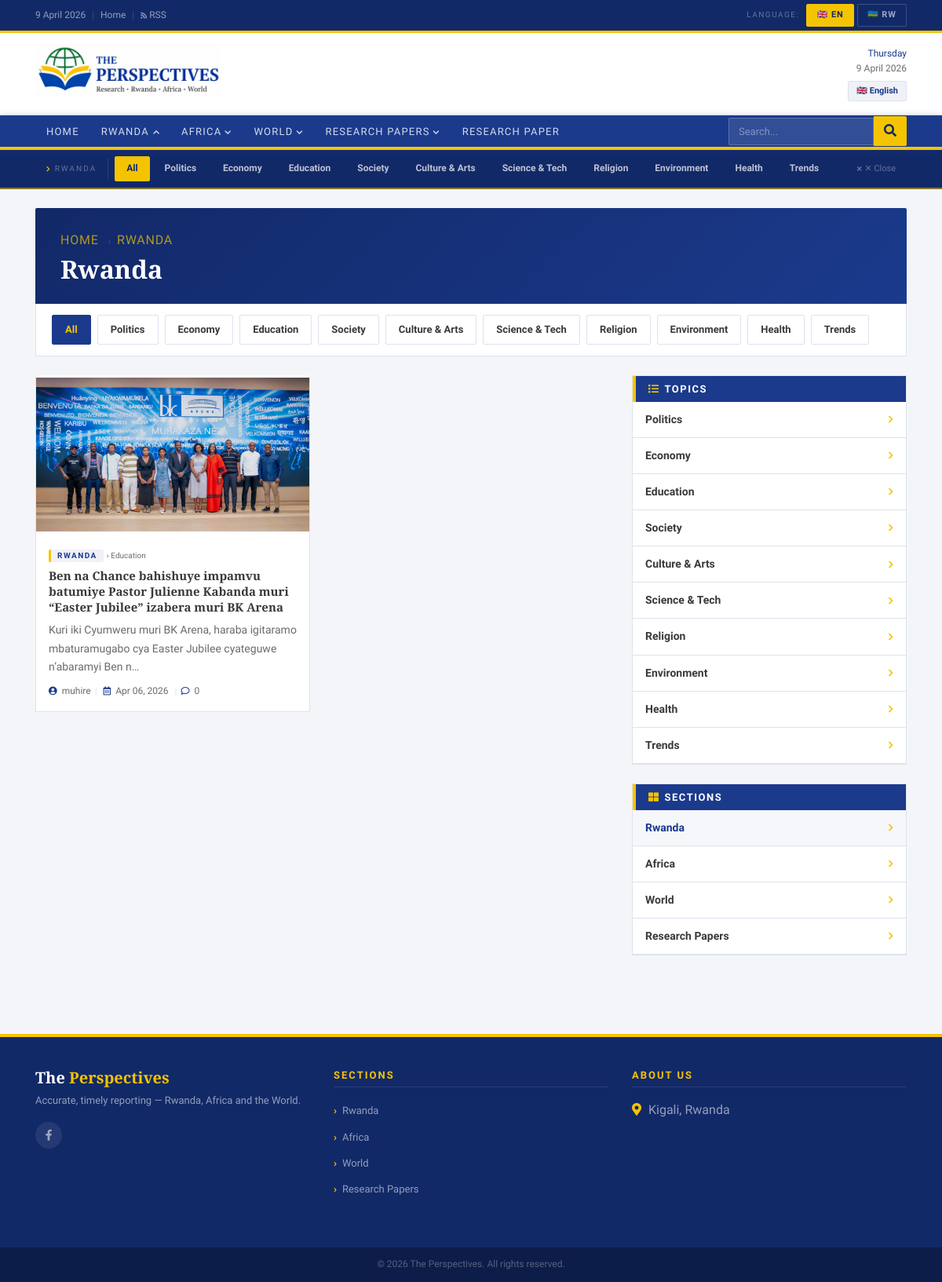
/en/category/rwanda/, run on the app's committed database.
### news/models.py (models this page shows, shortened)
class Language(models.Model):
    code        = models.CharField(max_length=10, unique=True)  # 'en' | 'rw'
    name        = models.CharField(max_length=100)              # English
    native_name = models.CharField(max_length=100)              # Ikinyarwanda
    flag_emoji  = models.CharField(max_length=10, blank=True)
    is_default  = models.BooleanField(default=False)
    is_active   = models.BooleanField(default=True)
    order       = models.IntegerField(default=0)
    class Meta:
        ordering = ['order']
        verbose_name = 'Language'
        verbose_name_plural = 'Languages'

class MainCategory(models.Model):
    language = models.ForeignKey(Language, on_delete=models.CASCADE,
                                 related_name='main_categories')
    name     = models.CharField(max_length=150)
    slug     = models.SlugField(max_length=150)
    order    = models.IntegerField(default=0)
    class Meta:
        ordering  = ['order']
        unique_together = ('language', 'slug')
        verbose_name        = 'Main Category'
        verbose_name_plural = 'Main Categories'
    def get_absolute_url(self):
        return reverse('news:category', kwargs={
            'lang_code': self.language.code,
            'cat_slug':  self.slug,
        })

class SubCategory(models.Model):
    language = models.ForeignKey(Language, on_delete=models.CASCADE,
                                 related_name='sub_categories')
    name     = models.CharField(max_length=150)
    slug     = models.SlugField(max_length=150)
    order    = models.IntegerField(default=0)
    class Meta:
        ordering  = ['order']
        unique_together = ('language', 'slug')
        verbose_name        = 'Sub Category'
        verbose_name_plural = 'Sub Categories'
    def get_absolute_url(self):
        return reverse('news:subcategory', kwargs={
            'lang_code': self.language.code,
            'sub_slug':  self.slug,
        })

class Article(models.Model):
    STATUS = [('draft', 'Draft'), ('published', 'Published')]
    language      = models.ForeignKey(Language, on_delete=models.CASCADE,
                                      related_name='articles')
    title         = models.CharField(max_length=300)
    slug          = models.SlugField(max_length=300, unique=True)
    main_category = models.ForeignKey(MainCategory, on_delete=models.SET_NULL,
                                      null=True, blank=True, related_name='articles')
    sub_category  = models.ForeignKey(SubCategory, on_delete=models.SET_NULL,
                                      null=True, blank=True, related_name='articles')
    author        = models.ForeignKey(User, on_delete=models.SET_NULL,
                                      null=True, blank=True, related_name='articles')
    summary        = models.TextField(max_length=600, blank=True, verbose_name='Lead')
    content        = models.TextField()
    featured_image = models.ImageField(upload_to='articles/%Y/%m/', blank=True, null=True)
    image_caption  = models.CharField(max_length=250, blank=True)
    status      = models.CharField(max_length=10, choices=STATUS, default='draft')
    is_featured = models.BooleanField(default=False)
    is_trending = models.BooleanField(default=False)
    is_breaking = models.BooleanField(default=False)
    views        = models.PositiveIntegerField(default=0)
    created_at   = models.DateTimeField(auto_now_add=True)
    updated_at   = models.DateTimeField(auto_now=True)
    published_at = models.DateTimeField(null=True, blank=True)
    class Meta:
        ordering = ['-published_at', '-created_at']
    def get_absolute_url(self):
        return reverse('news:article', kwargs={
            'lang_code': self.language.code,
            'slug':      self.slug,
        })
    @property
    def comment_count(self):
        return self.comments.filter(is_approved=True).count()

class SiteSettings(models.Model):
    site_name       = models.CharField(max_length=100, default='The Perspectives')
    location        = models.CharField(max_length=100, blank=True, default='Kigali, Rwanda')
    phone          = models.CharField(max_length=20, blank=True)
    email          = models.EmailField(blank=True)
    tagline         = models.CharField(max_length=200, blank=True, default='Research · Rwanda · Africa · World')
    mooto_en         = models.CharField(max_length=300, blank=True)
    mooto_rw         = models.CharField(max_length=300, blank=True)
    facebook_url    = models.URLField(blank=True)
    twitter_url     = models.URLField(blank=True)
    whatsapp_number = models.CharField(max_length=20, blank=True)
    youtube_url    = models.URLField(blank=True)
    instagram_url   = models.URLField(blank=True)
    class Meta:
        verbose_name = verbose_name_plural = 'Site Settings'

### news/views.py (the view)
# urls.py: path('category/<slug:cat_slug>/', views.category, name='category'),
def category(request, lang_code, cat_slug):
    if lang_code not in VALID_LANGS:
        return redirect('/en/')
    lang, qs = _base(lang_code)
    cat  = get_object_or_404(MainCategory, language=lang, slug=cat_slug)
    subs = list(SubCategory.objects.filter(language=lang).order_by('order'))
    arts = list(qs.filter(main_category=cat))
    return render(request, 'news/listing.html', {
        'lang_code':  lang_code, 'lang': lang,
        'cats':       list(MainCategory.objects.filter(language=lang).order_by('order')),
        'subs':       subs,
        'articles':   arts,
        'active_cat': cat,
        'active_sub': None,
        'page_title': cat.name,
    })

### news/views.py (called while the page is built)
def _lang(lang_code):
    return get_object_or_404(Language, code=lang_code, is_active=True)

def _base(lang_code):
    lang = _lang(lang_code)
    return lang, Article.objects.filter(status='published', language=lang)\
                                .select_related('main_category', 'sub_category', 'author')

### news/templates/news/listing.html (shortened to what this page needs)
{% extends "news/base.html" %}
{% load static %}
{% block extra_head %}
<link rel="stylesheet" href="{% static 'news/css/listing.css' %}">
{% endblock %}
{% block content %}
<div class="row mb-4">
  <div class="col-12">
    <div class="lst-hdr">
      <div class="bc">
        <a href="/{{ lang_code }}/">{% if lang_code == 'rw' %}Ahabanza{% else %}Home{% endif %}</a>
        {% if active_cat %}<span class="bs">›</span><a href="{{ active_cat.get_absolute_url }}">{{ active_cat.name }}</a>{% endif %}
      </div>
      <h1>{{ page_title }}</h1>
    </div>
    {% if subs %}
    <div class="sub-filter-bar">
      <div class="sfpills">
        {% if active_cat %}
        <a href="{{ active_cat.get_absolute_url }}" class="sfpill {% if not active_sub %}act{% endif %}">
          {% if lang_code == 'rw' %}Byose{% else %}All{% endif %}
        </a>
        {% for sub in subs %}
        <a href="/{{ lang_code }}/category/{{ active_cat.slug }}/sub/{{ sub.slug }}/"
           class="sfpill {% if active_sub.pk == sub.pk %}act{% endif %}">
          {{ sub.name }}
        </a>
        {% endfor %}
        {% endif %}
      </div>
    </div>
    {% endif %}
  </div>
</div>
<div class="row">
  <div class="col-lg-8">
    <div class="row">
      {% for a in articles %}
      <div class="col-md-6 mb-4">
        <div class="ac h-100">
          <div class="ac-img"><a href="{{ a.get_absolute_url }}">
            {% if a.featured_image %}<img src="{{ a.featured_image.url }}" alt="{{ a.title }}">
            {% else %}<div class="ac-noimg"><i class="far fa-newspaper"></i></div>{% endif %}
          </a></div>
          <div class="ac-body">
            {% if a.main_category %}<a href="{{ a.main_category.get_absolute_url }}" class="ctag">{{ a.main_category.name }}</a>{% endif %}
            {% if a.sub_category %}<a href="{{ a.sub_category.get_absolute_url }}" class="stag"> › {{ a.sub_category.name }}</a>{% endif %}
            <h5><a href="{{ a.get_absolute_url }}">{{ a.title }}</a></h5>
            {% if a.summary %}<p>{{ a.summary|truncatechars:110 }}</p>{% endif %}
            <div class="ameta">
              {% if a.author %}<span><i class="fas fa-user-circle"></i> {{ a.author.get_full_name|default:a.author.username }}</span><span class="s">|</span>{% endif %}
              <span><i class="far fa-calendar-alt"></i> {{ a.published_at|date:"M d, Y" }}</span>
              <span class="s">|</span><span><i class="far fa-comment"></i> {{ a.comment_count }}</span>
            </div>
          </div>
        </div>
      </div>
      {% endfor %}
    </div>
  </div>
  <div class="col-lg-4">
    {% if subs %}
    <div class="sw mb-4">
      <div class="sw-hd"><i class="fas fa-list"></i>{% if lang_code == 'rw' %}Inyito{% else %}Topics{% endif %}</div>
      <ul class="sw-list">
        {% for sub in subs %}
        <li>
          <a href="{% if active_cat %}/{{ lang_code }}/category/{{ active_cat.slug }}/sub/{{ sub.slug }}/{% else %}{{ sub.get_absolute_url }}{% endif %}"
             class="{% if active_sub.pk == sub.pk %}act{% endif %}">
            {{ sub.name }}<i class="fas fa-chevron-right fa-xs"></i>
          </a>
        </li>
        {% endfor %}
      </ul>
    </div>
    {% endif %}
    <div class="sw">
      <div class="sw-hd"><i class="fas fa-th-large"></i>{% if lang_code == 'rw' %}Inzego{% else %}Sections{% endif %}</div>
      <ul class="sw-list">
        {% for cat in cats %}
        <li>
          <a href="{{ cat.get_absolute_url }}" class="{% if active_cat.pk == cat.pk %}act{% endif %}">
            {{ cat.name }}<i class="fas fa-chevron-right fa-xs"></i>
          </a>
        </li>
        {% endfor %}
      </ul>
    </div>
  </div>
</div>
{% endblock %}

### news/templates/news/base.html (shortened to what this page needs)
{% load static %}
<!DOCTYPE html>
<html lang="{{ lang_code }}">
<head>
<link rel="stylesheet" href="https://stackpath.bootstrapcdn.com/bootstrap/4.5.2/css/bootstrap.min.css">
<link rel="stylesheet" href="https://cdnjs.cloudflare.com/ajax/libs/font-awesome/5.15.4/css/all.min.css">
<link rel="stylesheet" href="{% static 'news/css/base.css' %}">
{% block extra_head %}{% endblock %}
</head>
<body>
<div class="topbar">
  <div class="container">
    <div class="d-flex justify-content-between align-items-center flex-wrap" style="gap:8px;">
      <div>
        <span id="tb-date"></span>
        <span class="tb-sep">|</span>
        <a href="/{{ lang_code }}/">{% if lang_code == 'rw' %}Ahabanza{% else %}Home{% endif %}</a>
        <span class="tb-sep">|</span>
        <a href="#"><i class="fas fa-rss fa-xs"></i> RSS</a>
      </div>
      <div class="lang-sw">
        <span class="lang-sw-lbl">{% if lang_code == 'rw' %}Ururimi{% else %}Language{% endif %}:</span>
        {% for lng in all_languages %}
        <form method="POST" action="/switch-lang/" class="lang-form">
          <button type="submit" class="lang-btn {% if lang_code == lng.code %}active{% endif %}">
            {{ lng.flag_emoji }} {{ lng.code|upper }}
          </button>
        </form>
        {% endfor %}
      </div>
    </div>
  </div>
</div>
<div class="masthead">
  <div class="container">
    <div class="row align-items-center">
      <div class="col-md-7">
        <a href="/{{ lang_code }}/" class="d-inline-block mast-logo">
          <img src="{% static 'news/img/logo.png' %}" alt="The Perspectives"
               onerror="this.style.display='none';document.getElementById('mlfb').style.display='flex';">
        </a>
      </div>
      <div class="col-md-5 d-none d-md-block mast-right">
        <div class="mast-date">
          <span class="mday" id="mday"></span>
          <span id="mdt"></span>
        </div>
        {% if lang %}
        <span class="mast-lang-badge">{{ lang.flag_emoji }} {{ lang.native_name }}</span>
        {% endif %}
      </div>
    </div>
  </div>
</div>
<nav class="pnav navbar navbar-expand-lg navbar-dark py-0" id="pnav">
  <div class="container">
    <div class="collapse navbar-collapse" id="pnav-col">
      <ul class="navbar-nav mr-auto">
        <li class="nav-item">
          <a class="nav-link pnav-lnk {% block home_active %}{% endblock %}" href="/{{ lang_code }}/">
            {% if lang_code == 'rw' %}Ahabanza{% else %}Home{% endif %}
          </a>
        </li>
        {% for cat in nav_cats %}
        <li class="nav-item">
          <a class="nav-link pnav-lnk {% block cat_active %}{% endblock %}"
             href="/{{ lang_code }}/category/{{ cat.slug }}/"
             data-cid="{{ cat.id }}" data-cname="{{ cat.name }}"
             data-curl="/{{ lang_code }}/category/{{ cat.slug }}/"
             onclick="return navCatClick(event,this)">
            {{ cat.name }}<i class="fas fa-chevron-down ci"></i>
          </a>
        </li>
        {% endfor %}
        <li class="nav-item">
          <a class="nav-link pnav-lnk" href="/{{ lang_code }}/research/">
            {% if lang_code == 'rw' %}Inyandiko z'Ubushakashatsi{% else %}Research Paper{% endif %}
          </a>
        </li>
      </ul>
      <form class="nav-search" action="/{{ lang_code }}/search/" method="get">
        <input type="text" name="q"
               placeholder="{% if lang_code == 'rw' %}Shakisha...{% else %}Search...{% endif %}"
               value="{{ request.GET.q|default:'' }}" autocomplete="off">
        <button type="submit"><i class="fas fa-search"></i></button>
      </form>
    </div>
  </div>
</nav>
<div class="snav" id="snav">
  <div class="container">
    <div class="snav-inner" id="snav-inner"></div>
  </div>
</div>
<main class="container py-4">{% block content %}{% endblock %}</main>
<footer>
  <div class="container">
    <div class="row">
      <div class="col-lg-4 col-md-6 mb-4">
        <div class="ft-logo mb-2">
          <div id="ftlfb" class="ft-logo-fb" style="display:non;">The <span>Perspectives</span></div>
        </div>
        <p style="font-size:13px;line-height:1.7;margin-top:8px;">
          {%if lang_code == 'rw' %}{{ site_settings.mooto_rw }}{% else %}{{ site_settings.mooto_en }}{% endif %}
        </p>
        <div class="ft-soc mt-3">
            {% if site_settings.facebook_url %}
          <a href="{{ site_settings.facebook_url }}" target="_blank"><i class="fab fa-facebook-f"></i></a>
          {% endif %}
        </div>
      </div>
      <div class="col-lg-4 col-md-6 mb-4">
        <h5>{% if lang_code == 'rw' %}Inzego{% else %}Sections{% endif %}</h5>
        <ul class="ft-list">
          {% for cat in nav_cats %}
          <li><a href="/{{ lang_code }}/category/{{ cat.slug }}/">{{ cat.name }}</a></li>
          {% endfor %}
        </ul>
      </div>
      <div class="col-lg-4 col-md-6 mb-4">
        <h5>{% if lang_code == 'rw' %}Aho Wadusanga{% else %}About us{% endif %}</h5>
        <ul class="ft-list">
          {% if site_settings.location %}
          <li><b><i class="fas fa-map-marker-alt" style="margin-right: 5px; color: #f5c400;"></i></b> {{ site_settings.location }}</li>
          {% endif %}
        </ul>
      </div>
    </div>
  </div>
  <div class="ft-btm"><div class="container">&copy; <span id="fy"></span> The Perspectives. {% if lang_code == 'rw' %}Uburenganzira bwose burarinzwe.{% else %}All rights reserved.{% endif %}</div></div>
</footer>
</body>
</html>

### news/static/news/css/listing.css (style rules this page uses)
.ac h5 a { color: inherit; }

### data on the page
Language: flag_emoji "🇬🇧", code "EN", native_name "English"
Language: flag_emoji "🇷🇼", code "RW"
MainCategory: name "RWANDA", name "Rwanda"
MainCategory: name "AFRICA", name "Africa"
MainCategory: name "WORLD", name "World"
MainCategory: name "RESEARCH PAPERS", name "Research Papers"
SubCategory: name "Politics"
SubCategory: name "Economy"
SubCategory: name "Education"
SubCategory: name "Society"
SubCategory: name "Culture & Arts"
SubCategory: name "Science & Tech"
SubCategory: name "Religion"
SubCategory: name "Environment"
SubCategory: name "Health"
SubCategory: name "Trends"
Article: featured_image (picture), main_category.name "RWANDA", sub_category.name "Education", title "Ben na Chance bahishuye impamvu batumiye Pastor Julienne Kabanda muri “Easter Jubilee” izabera muri BK Arena", summary "Kuri iki Cyumweru muri BK Arena, haraba igitaramo mbaturamugabo cya Easter Jubilee cyateguwe n’abaramyi Ben n…", author.get_full_name "muhire", published_at "Apr 06, 2026", comment_count "0"
SiteSettings: mooto_en "Accurate, timely reporting — Rwanda, Africa and the World.", location "Kigali, Rwanda"
